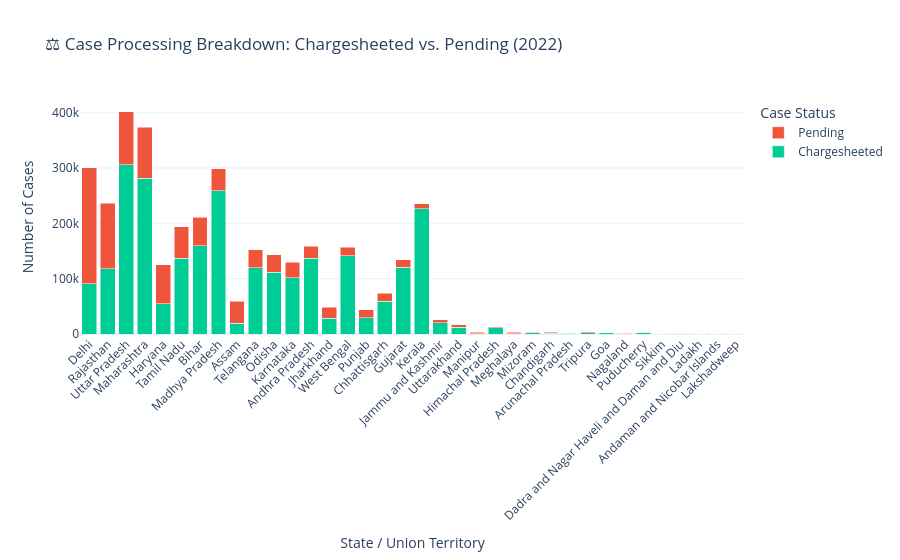

Write notebook code for a chart like this one.
### Code cell
fig_workload = go.Figure(data=[
    go.Bar(name='Chargesheeted', x=df_backlog['State/UT'], y=df_backlog['Chargesheeted_Cases_2022'], marker_color='#00CC96'),
    go.Bar(name='Pending', x=df_backlog['State/UT'], y=df_backlog['Pending_Cases_2022'], marker_color='#EF553B')
])

# Change the bar mode to stack
fig_workload.update_layout(
    barmode='stack',
    title='⚖️ Case Processing Breakdown: Chargesheeted vs. Pending (2022)',
    xaxis_tickangle=-45,
    xaxis_title="State / Union Territory",
    yaxis_title="Number of Cases",
    legend_title="Case Status",
    template="plotly_white"
)

fig_workload.show()

### Figure 1 — Plotly figure (JSON) as saved in the notebook; plotly's stock layout.template omitted (floating-point values rounded to 4 significant figures)
{"data": [{"marker": {"color": "#00CC96"}, "name": "Chargesheeted", "type": "bar", "x": ["Delhi", "Rajasthan", "Uttar Pradesh", "Maharashtra", "Haryana", "Tamil Nadu", "Bihar", "Madhya Pradesh", "Assam", "Telangana", "Odisha", "Karnataka", "Andhra Pradesh", "Jharkhand", "West Bengal", "Punjab", "Chhattisgarh", "Gujarat", "Kerala", "Jammu and Kashmir", "Uttarakhand", "Manipur", "Himachal Pradesh", "Meghalaya", "Mizoram", "Chandigarh", "Arunachal Pradesh", "Tripura", "Goa", "Nagaland", "Puducherry", "Sikkim", "Dadra and Nagar Haveli and Daman and Diu", "Ladakh", "Andaman and Nicobar Islands", "Lakshadweep"], "y": [90730.0, 117600.0, 305800.0, 281700.0, 54310.0, 137100.0, 159200.0, 258600.0, 19340.0, 120100.0, 111700.0, 101400.0, 137100.0, 28360.0, 141800.0, 29040.0, 59350.0, 120900.0, 226400.0, 19980.0, 12130.0, 315.0, 10970.0, 783.9, 2080.0, 1600.0, 1089.0, 2670.0, 2058.0, 584.6, 2955.0, 304.7, 976.8, 361.7, 385.9, 47.04]}, {"marker": {"color": "#EF553B"}, "name": "Pending", "type": "bar", "x": ["Delhi", "Rajasthan", "Uttar Pradesh", "Maharashtra", "Haryana", "Tamil Nadu", "Bihar", "Madhya Pradesh", "Assam", "Telangana", "Odisha", "Karnataka", "Andhra Pradesh", "Jharkhand", "West Bengal", "Punjab", "Chhattisgarh", "Gujarat", "Kerala", "Jammu and Kashmir", "Uttarakhand", "Manipur", "Himachal Pradesh", "Meghalaya", "Mizoram", "Chandigarh", "Arunachal Pradesh", "Tripura", "Goa", "Nagaland", "Puducherry", "Sikkim", "Dadra and Nagar Haveli and Daman and Diu", "Ladakh", "Andaman and Nicobar Islands", "Lakshadweep"], "y": [209700.0, 118500.0, 96030.0, 92390.0, 71120.0, 56820.0, 51930.0, 40010.0, 39980.0, 31740.0, 31690.0, 28090.0, 21400.0, 20370.0, 14710.0, 14700.0, 14470.0, 13730.0, 9434.0, 5935.0, 4836.0, 2714.0, 2263.0, 2130.0, 1507.0, 1341.0, 1219.0, 982.7, 653.4, 423.4, 281.6, 244.3, 207.2, 77.26, 74.06, 16.96]}], "layout": {"autosize": true, "barmode": "stack", "legend": {"title": {"text": "Case Status"}}, "title": {"text": "⚖️ Case Processing Breakdown: Chargesheeted vs. Pending (2022)"}, "xaxis": {"autorange": true, "range": [-0.5, 35.5], "tickangle": -45, "title": {"text": "State / Union Territory"}, "type": "category"}, "yaxis": {"autorange": true, "range": [0, 422900.0], "title": {"text": "Number of Cases"}, "type": "linear"}}}
